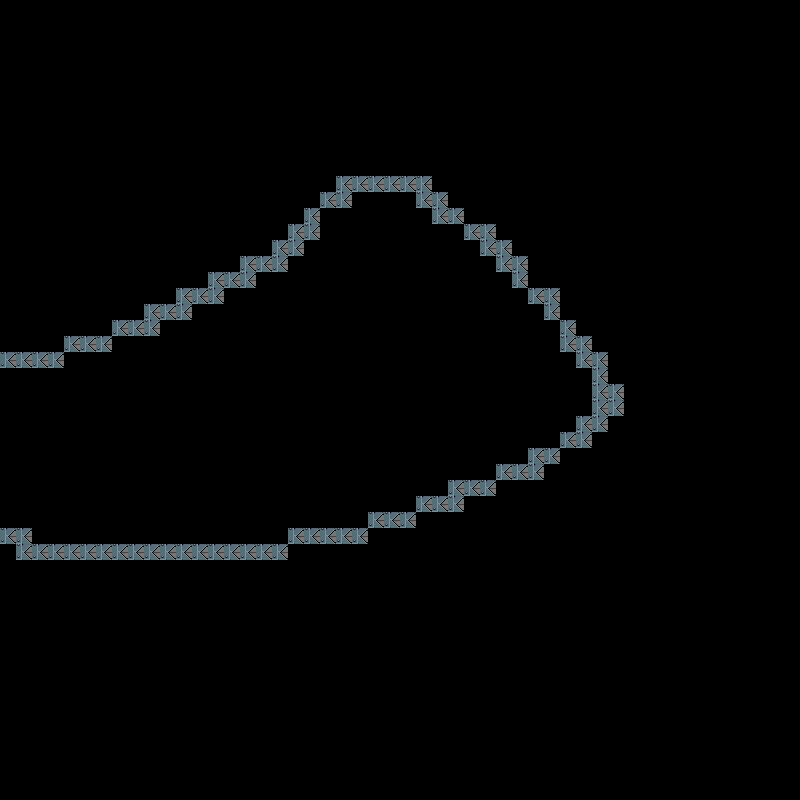

Below is a game level as drawn by its tile map, then a one-line description and the .tmx that defines it (tile-layer data replaced by summaries):
An orthogonal 50x50 tile map with 16x16 px tiles, 1 tile layer (collision).

<map version="1.0" orientation="orthogonal" renderorder="right-down" width="50" height="50" tilewidth="16" tileheight="16" nextobjectid="1">
 <tileset firstgid="1" name="city_tiles" tilewidth="16" tileheight="16">
  <image source="../assets/tiles/city_tiles.png" width="256" height="256" />
 </tileset>
 <layer name="collision" width="50" height="50">
  <data>[2500 cells, 101 non-empty, 1 distinct tile ids]</data>
 </layer>
</map>